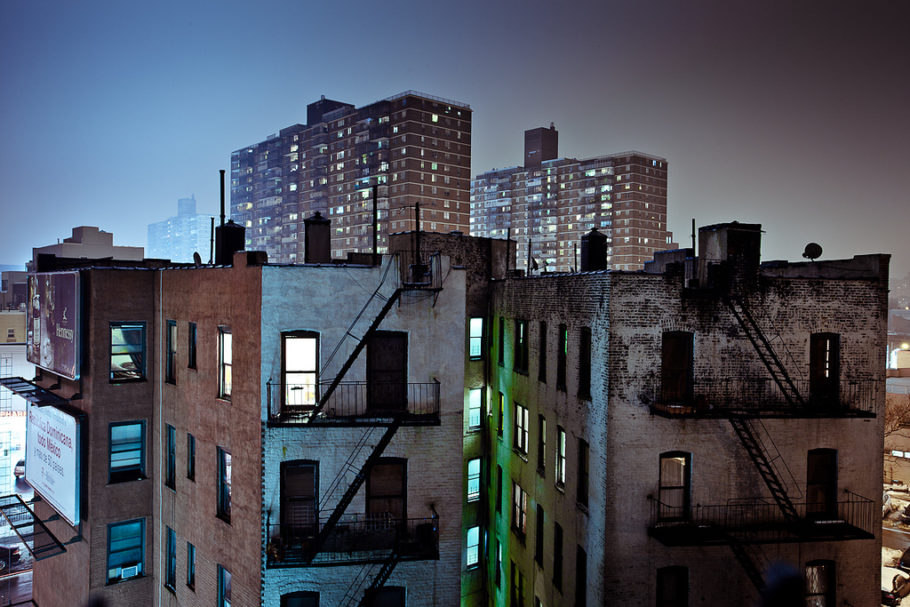
//> input picture brooklyn.jpg, 910 x 607 px
$ ./trocaregioes brooklyn.jpg   (built with g++ and OpenCV 4)
//> lines starting //> are read from the running program, lines starting //| are printed output that depends on the picture
// Renato Emanuel Medeiros de Lira
#include <iostream>
#include <opencv2/opencv.hpp>

using namespace cv;
using namespace std;

int main(int, char** argv) {

  Mat image;
 	image=imread(argv[1], IMREAD_GRAYSCALE);
//> image: 607 rows x 910 cols, CV_8UC1; min 0, max 255, mean 79.7

    if (image.empty()) {
        cout << "Imagem não foi carregada" << endl;
        return 1;
    }

  int x = image.rows;
//> x = 607
  int y = image.cols;
//> y = 910

  Mat temp = image.clone();

  Rect region1(0, 0, y/2, x/2);
//> region1 = Rect(0, 0, 455, 303)
  Rect region2(y/2, 0, y/2, x/2);
//> region2 = Rect(455, 0, 455, 303)
  Rect region3(0, x/2, y/2, x/2);
//> region3 = Rect(0, 303, 455, 303)
  Rect region4(y/2, x/2, y/2, x/2);
//> region4 = Rect(455, 303, 455, 303)

  Mat roi1 = temp(region1);
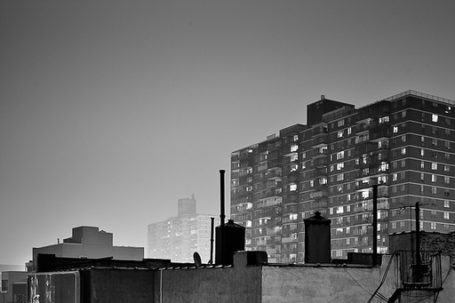
//> roi1: 303 rows x 455 cols, CV_8UC1; min 0, max 255, mean 108.3
  Mat roi2 = temp(region2);
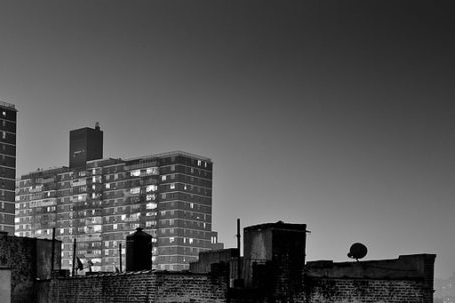
//> roi2: 303 rows x 455 cols, CV_8UC1; min 0, max 255, mean 82.5
  Mat roi3 = temp(region3);
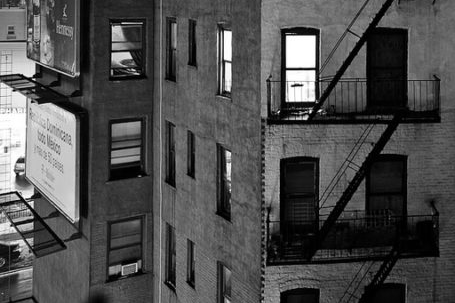
//> roi3: 303 rows x 455 cols, CV_8UC1; min 0, max 255, mean 78.2
  Mat roi4 = temp(region4);
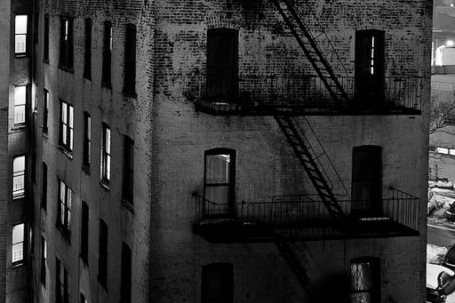
//> roi4: 303 rows x 455 cols, CV_8UC1; min 0, max 255, mean 50

  roi3.copyTo(image(region2));  // R3 -> R2
  roi4.copyTo(image(region1));  // R4 -> R1
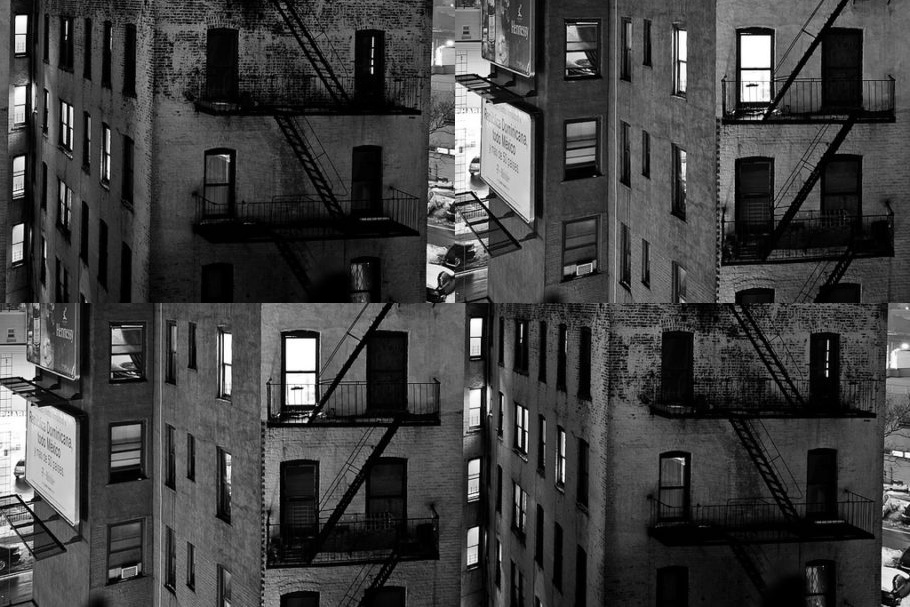
//> image: 607 rows x 910 cols, CV_8UC1; min 0, max 255, mean 64.1
  roi1.copyTo(image(region4));  // R1 -> R4
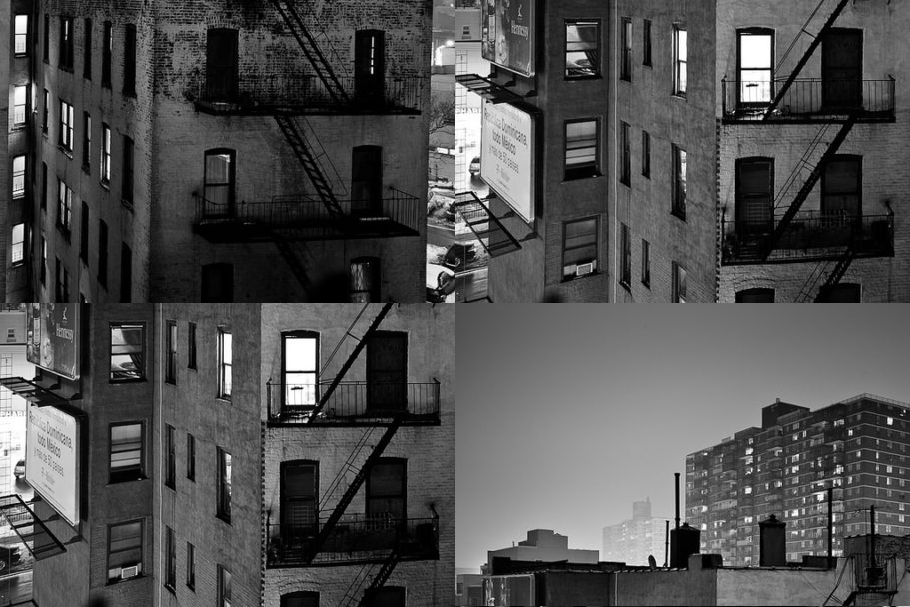
//> image: 607 rows x 910 cols, CV_8UC1; min 0, max 255, mean 78.6
  roi2.copyTo(image(region3));  // R2 -> R3
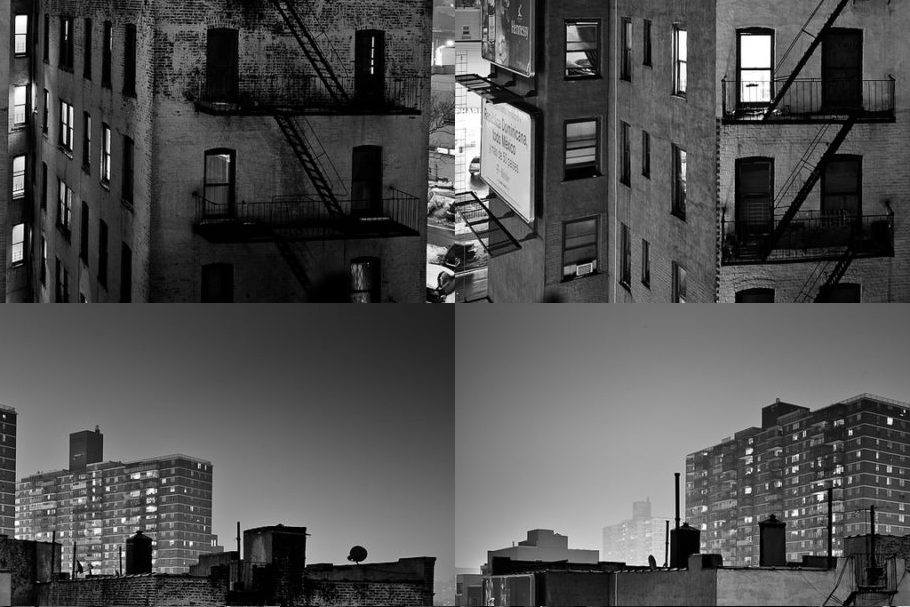
//> image: 607 rows x 910 cols, CV_8UC1; min 0, max 255, mean 79.7

  imshow("janela", image);
  waitKey(0);

  imwrite("trocaregioes.png", image);

  return 0;
}
